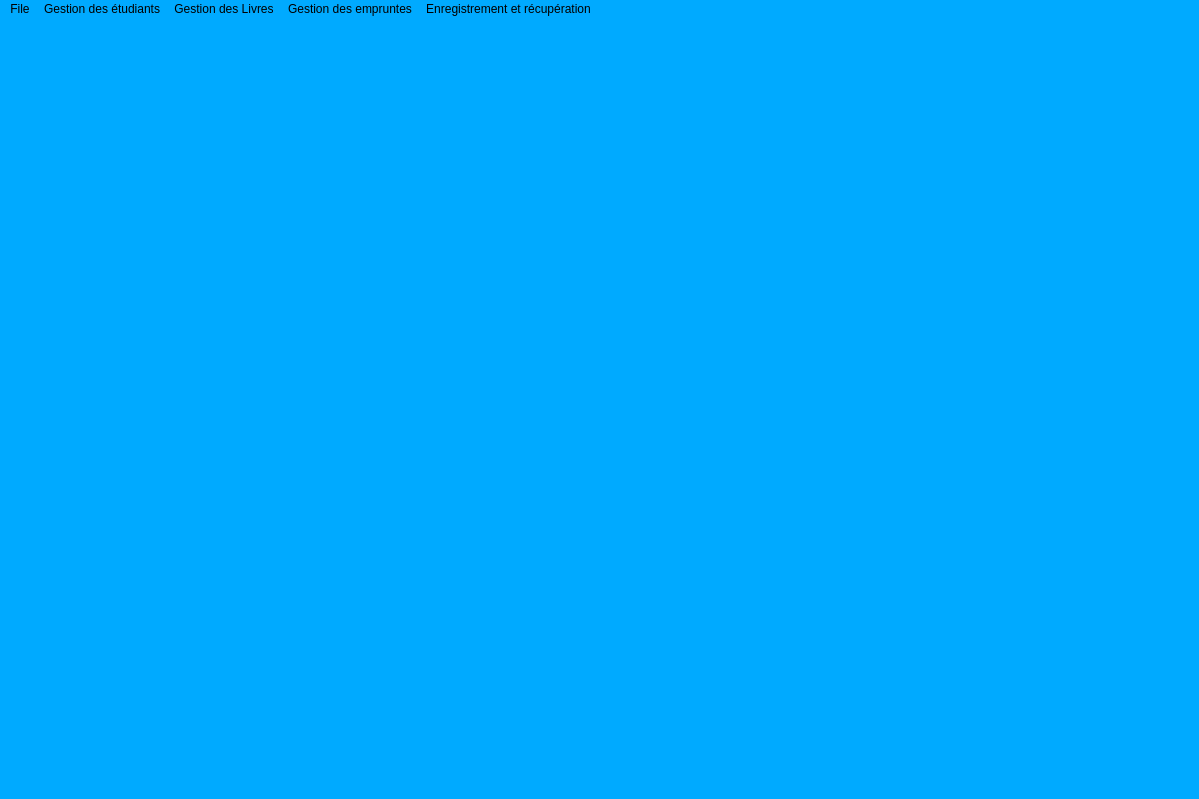
<?xml version="1.0" encoding="UTF-8"?>
<ui version="4.0">
 <class>MainWindow</class>
 <widget class="QMainWindow" name="MainWindow">
  <property name="windowModality">
   <enum>Qt::WindowModal</enum>
  </property>
  <property name="geometry">
   <rect>
    <x>0</x>
    <y>0</y>
    <width>1199</width>
    <height>799</height>
   </rect>
  </property>
  <property name="font">
   <font>
    <family>Cambria</family>
    <pointsize>16</pointsize>
    <weight>9</weight>
    <italic>false</italic>
    <bold>false</bold>
   </font>
  </property>
  <property name="cursor">
   <cursorShape>PointingHandCursor</cursorShape>
  </property>
  <property name="mouseTracking">
   <bool>true</bool>
  </property>
  <property name="tabletTracking">
   <bool>true</bool>
  </property>
  <property name="contextMenuPolicy">
   <enum>Qt::DefaultContextMenu</enum>
  </property>
  <property name="acceptDrops">
   <bool>false</bool>
  </property>
  <property name="windowTitle">
   <string>MainWindow</string>
  </property>
  <property name="autoFillBackground">
   <bool>false</bool>
  </property>
  <property name="styleSheet">
   <string notr="true">font: 75 16pt &quot;Cambria&quot;;
background-color: rgb(0, 170, 255);
color: BLACK;








</string>
  </property>
  <property name="documentMode">
   <bool>false</bool>
  </property>
  <property name="tabShape">
   <enum>QTabWidget::Rounded</enum>
  </property>
  <property name="unifiedTitleAndToolBarOnMac">
   <bool>false</bool>
  </property>
  <widget class="QWidget" name="centralwidget">
   <property name="font">
    <font>
     <family>Cambria</family>
     <pointsize>16</pointsize>
     <weight>9</weight>
     <italic>false</italic>
     <bold>false</bold>
    </font>
   </property>
   <property name="cursor">
    <cursorShape>ArrowCursor</cursorShape>
   </property>
   <layout class="QHBoxLayout" name="horizontalLayout">
    <item>
     <widget class="QStackedWidget" name="stackedWidget">
      <property name="enabled">
       <bool>true</bool>
      </property>
      <property name="font">
       <font>
        <family>Cambria</family>
        <pointsize>16</pointsize>
        <weight>9</weight>
        <italic>false</italic>
        <bold>false</bold>
       </font>
      </property>
      <property name="cursor">
       <cursorShape>ArrowCursor</cursorShape>
      </property>
      <property name="currentIndex">
       <number>0</number>
      </property>
      <widget class="QWidget" name="page">
       <layout class="QVBoxLayout" name="verticalLayout"/>
      </widget>
      <widget class="QWidget" name="page_2"/>
     </widget>
    </item>
   </layout>
  </widget>
  <widget class="QMenuBar" name="menubar">
   <property name="geometry">
    <rect>
     <x>0</x>
     <y>0</y>
     <width>1199</width>
     <height>38</height>
    </rect>
   </property>
   <widget class="QMenu" name="menuFile">
    <property name="title">
     <string>File</string>
    </property>
    <addaction name="actionAcceuil"/>
    <addaction name="separator"/>
    <addaction name="actionExit"/>
   </widget>
   <widget class="QMenu" name="menuGestion_des_tudiants">
    <property name="title">
     <string>Gestion des étudiants</string>
    </property>
    <widget class="QMenu" name="menuMise_jour_des_tudiants">
     <property name="font">
      <font>
       <family>Cambria</family>
       <pointsize>16</pointsize>
       <weight>9</weight>
       <italic>false</italic>
       <bold>false</bold>
      </font>
     </property>
     <property name="title">
      <string>Mise à jour des étudiants</string>
     </property>
     <addaction name="actionAjouter_un_tudiant"/>
     <addaction name="separator"/>
     <addaction name="actionSupprimer_un_tudiant"/>
     <addaction name="separator"/>
     <addaction name="actionModifier_un_tudiant"/>
    </widget>
    <widget class="QMenu" name="menuRecherche_et_affichage">
     <property name="title">
      <string>Recherche et affichage</string>
     </property>
     <addaction name="actionAfficher_les_tudiants"/>
     <addaction name="separator"/>
     <addaction name="actionRechercher_tudiant"/>
     <addaction name="separator"/>
    </widget>
    <addaction name="menuMise_jour_des_tudiants"/>
    <addaction name="separator"/>
    <addaction name="menuRecherche_et_affichage"/>
   </widget>
   <widget class="QMenu" name="menuGestion_des_Livres">
    <property name="title">
     <string>Gestion des Livres</string>
    </property>
    <widget class="QMenu" name="menuMise_jour_des_livres">
     <property name="title">
      <string>Mise à jour des livres</string>
     </property>
     <addaction name="actionAjouter_un_livre"/>
     <addaction name="separator"/>
     <addaction name="actionSupprimer_un_livre"/>
     <addaction name="separator"/>
     <addaction name="actionModifier_un_livre"/>
    </widget>
    <widget class="QMenu" name="menuRecherche_et_affichage_2">
     <property name="title">
      <string>Recherche et affichage</string>
     </property>
     <addaction name="actionAfficher_les_livres"/>
     <addaction name="separator"/>
     <addaction name="actionRechercher_livre"/>
    </widget>
    <addaction name="menuMise_jour_des_livres"/>
    <addaction name="separator"/>
    <addaction name="menuRecherche_et_affichage_2"/>
   </widget>
   <widget class="QMenu" name="menuGestion_des_emprunts">
    <property name="title">
     <string>Gestion des empruntes</string>
    </property>
    <widget class="QMenu" name="menuMise_jour_des_empruntes">
     <property name="cursor">
      <cursorShape>PointingHandCursor</cursorShape>
     </property>
     <property name="title">
      <string>Mise à jour des empruntes</string>
     </property>
     <addaction name="actionAjouter_des_empruntes"/>
     <addaction name="separator"/>
     <addaction name="actionRetour_des_empruntes"/>
     <addaction name="separator"/>
     <addaction name="actionSupprimer_des_empruntes"/>
     <addaction name="separator"/>
     <addaction name="actionModifier_des_empruntes"/>
    </widget>
    <widget class="QMenu" name="menuRecherche_et_affichage_3">
     <property name="title">
      <string>Recherche et affichage</string>
     </property>
     <addaction name="actionAfficher_emprunte"/>
     <addaction name="separator"/>
     <addaction name="actionRecherche_emprunte_par_date"/>
    </widget>
    <addaction name="menuMise_jour_des_empruntes"/>
    <addaction name="separator"/>
    <addaction name="menuRecherche_et_affichage_3"/>
   </widget>
   <widget class="QMenu" name="menuEnregistrement_et_r_cup_ration">
    <property name="title">
     <string>Enregistrement et récupération</string>
    </property>
    <addaction name="actionR_cup_ration"/>
    <addaction name="separator"/>
    <addaction name="actionEnregistrement"/>
    <addaction name="separator"/>
    <addaction name="actionEnonc_projet"/>
   </widget>
   <addaction name="menuFile"/>
   <addaction name="menuGestion_des_tudiants"/>
   <addaction name="menuGestion_des_Livres"/>
   <addaction name="menuGestion_des_emprunts"/>
   <addaction name="menuEnregistrement_et_r_cup_ration"/>
  </widget>
  <widget class="QStatusBar" name="statusbar"/>
  <action name="actionAcceuil">
   <property name="text">
    <string>Acceuil</string>
   </property>
  </action>
  <action name="actionExit">
   <property name="text">
    <string>Exit</string>
   </property>
  </action>
  <action name="actionAjouter_un_tudiant">
   <property name="text">
    <string>Ajouter un étudiant</string>
   </property>
  </action>
  <action name="actionSupprimer_un_tudiant">
   <property name="text">
    <string>Supprimer un étudiant</string>
   </property>
  </action>
  <action name="actionModifier_un_tudiant">
   <property name="text">
    <string>Modifier un étudiant</string>
   </property>
  </action>
  <action name="actionAfficher_les_tudiants">
   <property name="text">
    <string>Afficher les étudiants</string>
   </property>
  </action>
  <action name="actionRecherche_par_numero_d_inscription">
   <property name="text">
    <string>Recherche par numero d'inscription</string>
   </property>
  </action>
  <action name="actionRecherche_pa_section">
   <property name="text">
    <string>Recherche pa section</string>
   </property>
  </action>
  <action name="actionRecherche_par_niveau">
   <property name="text">
    <string>Recherche par niveau</string>
   </property>
  </action>
  <action name="actionRecherche_par_section_et_niveau">
   <property name="text">
    <string>Recherche par section et niveau</string>
   </property>
  </action>
  <action name="actionAjouter_un_livre">
   <property name="text">
    <string>Ajouter un livre</string>
   </property>
  </action>
  <action name="actionSupprimer_un_livre">
   <property name="text">
    <string>Supprimer un livre</string>
   </property>
  </action>
  <action name="actionModifier_un_livre">
   <property name="text">
    <string>Modifier un livre</string>
   </property>
  </action>
  <action name="actionAfficher_les_livres">
   <property name="text">
    <string>Afficher les livres</string>
   </property>
  </action>
  <action name="actionRechercher_par_r_f_rence">
   <property name="text">
    <string>Rechercher par référence</string>
   </property>
  </action>
  <action name="actionRecherche_par_titre">
   <property name="text">
    <string>Recherche par titre</string>
   </property>
  </action>
  <action name="actionRecherche_par_auteur">
   <property name="text">
    <string>Recherche par auteur</string>
   </property>
  </action>
  <action name="actionRecherche_par_ann_e">
   <property name="text">
    <string>Recherche par année</string>
   </property>
  </action>
  <action name="actionAjouter_des_empruntes">
   <property name="text">
    <string>Ajouter des emprunts</string>
   </property>
  </action>
  <action name="actionSupprimer_des_empruntes">
   <property name="text">
    <string>Supprimer des emprunts</string>
   </property>
  </action>
  <action name="actionModifier_des_empruntes">
   <property name="text">
    <string>Modifier des emprunts</string>
   </property>
  </action>
  <action name="actionAfficher_emprunte">
   <property name="text">
    <string>Afficher emprunts</string>
   </property>
  </action>
  <action name="actionRecherche_emprunte_par_date">
   <property name="text">
    <string>Recherche emprunts</string>
   </property>
  </action>
  <action name="actionR_cup_ration">
   <property name="checkable">
    <bool>false</bool>
   </property>
   <property name="text">
    <string>Récupération </string>
   </property>
   <property name="statusTip">
    <string/>
   </property>
   <property name="visible">
    <bool>true</bool>
   </property>
   <property name="shortcutVisibleInContextMenu">
    <bool>false</bool>
   </property>
  </action>
  <action name="actionEnregistrement">
   <property name="text">
    <string>Enregistrement</string>
   </property>
  </action>
  <action name="actionRechercher_tudiant">
   <property name="text">
    <string>Rechercher étudiant</string>
   </property>
  </action>
  <action name="actionRechercher_livre">
   <property name="text">
    <string>Rechercher livre</string>
   </property>
  </action>
  <action name="actionRetour_des_empruntes">
   <property name="text">
    <string>Retour des emprunts</string>
   </property>
  </action>
  <action name="actionContenu_fichier_Etudiant">
   <property name="text">
    <string>Contenu fichier Etudiant</string>
   </property>
  </action>
  <action name="actionContenu_fichier_Livre">
   <property name="text">
    <string>Contenu fichier Livre</string>
   </property>
  </action>
  <action name="actionContenu_fichier_Emprunt">
   <property name="text">
    <string>Contenu fichier Emprunt</string>
   </property>
  </action>
  <action name="actionEnonc_projet">
   <property name="text">
    <string>Enoncé projet</string>
   </property>
  </action>
 </widget>
 <resources/>
 <connections/>
</ui>
